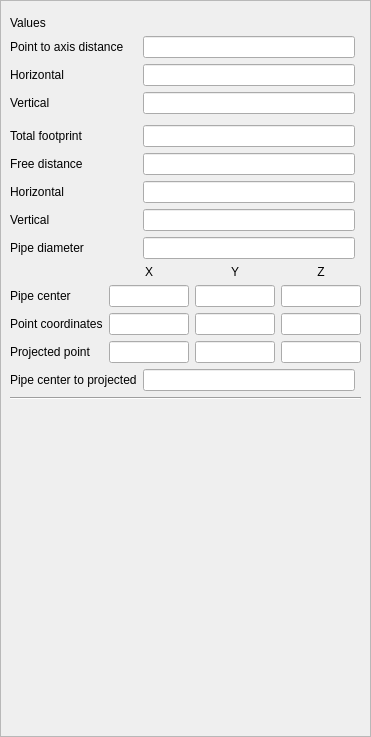
<?xml version="1.0" encoding="UTF-8"?>
<ui version="4.0">
 <class>property_PointToPipeMeasure</class>
 <widget class="QWidget" name="property_PointToPipeMeasure">
  <property name="geometry">
   <rect>
    <x>0</x>
    <y>0</y>
    <width>371</width>
    <height>737</height>
   </rect>
  </property>
  <property name="sizePolicy">
   <sizepolicy hsizetype="Preferred" vsizetype="Preferred">
    <horstretch>0</horstretch>
    <verstretch>0</verstretch>
   </sizepolicy>
  </property>
  <property name="maximumSize">
   <size>
    <width>600</width>
    <height>16777215</height>
   </size>
  </property>
  <property name="windowTitle">
   <string>Point to pipe properties</string>
  </property>
  <layout class="QGridLayout" name="gridLayout_3">
   <property name="leftMargin">
    <number>0</number>
   </property>
   <property name="topMargin">
    <number>0</number>
   </property>
   <property name="rightMargin">
    <number>0</number>
   </property>
   <property name="bottomMargin">
    <number>0</number>
   </property>
   <item row="0" column="0">
    <widget class="QScrollArea" name="scrollArea">
     <property name="widgetResizable">
      <bool>true</bool>
     </property>
     <widget class="QWidget" name="scrollAreaWidgetContents">
      <property name="geometry">
       <rect>
        <x>0</x>
        <y>0</y>
        <width>369</width>
        <height>735</height>
       </rect>
      </property>
      <layout class="QGridLayout" name="gridLayout_2">
       <item row="15" column="0">
        <spacer name="verticalSpacer">
         <property name="orientation">
          <enum>Qt::Vertical</enum>
         </property>
         <property name="sizeHint" stdset="0">
          <size>
           <width>0</width>
           <height>0</height>
          </size>
         </property>
        </spacer>
       </item>
       <item row="5" column="1">
        <spacer name="verticalSpacer_2">
         <property name="orientation">
          <enum>Qt::Vertical</enum>
         </property>
         <property name="sizeType">
          <enum>QSizePolicy::Minimum</enum>
         </property>
         <property name="sizeHint" stdset="0">
          <size>
           <width>5</width>
           <height>5</height>
          </size>
         </property>
        </spacer>
       </item>
       <item row="1" column="0" colspan="2">
        <widget class="QLabel" name="ValuesLabel">
         <property name="text">
          <string>Values</string>
         </property>
        </widget>
       </item>
       <item row="2" column="0">
        <widget class="QLabel" name="PtPDist">
         <property name="text">
          <string>Point to axis distance</string>
         </property>
        </widget>
       </item>
       <item row="3" column="0">
        <widget class="QLabel" name="PtPDist_2">
         <property name="text">
          <string>Horizontal</string>
         </property>
        </widget>
       </item>
       <item row="4" column="0">
        <widget class="QLabel" name="PtPDist_3">
         <property name="text">
          <string>Vertical</string>
         </property>
        </widget>
       </item>
       <item row="6" column="0">
        <widget class="QLabel" name="label_2">
         <property name="text">
          <string>Total footprint</string>
         </property>
        </widget>
       </item>
       <item row="7" column="0">
        <widget class="QLabel" name="FreeDistLabel">
         <property name="text">
          <string>Free distance</string>
         </property>
        </widget>
       </item>
       <item row="8" column="0">
        <widget class="QLabel" name="FDHLabel">
         <property name="text">
          <string>Horizontal</string>
         </property>
        </widget>
       </item>
       <item row="9" column="0">
        <widget class="QLabel" name="FDVLabel">
         <property name="text">
          <string>Vertical</string>
         </property>
        </widget>
       </item>
       <item row="10" column="0">
        <widget class="QLabel" name="PtPDist_8">
         <property name="text">
          <string>Pipe diameter</string>
         </property>
        </widget>
       </item>
       <item row="2" column="1">
        <widget class="QDoubleEdit" name="PToAxeDistInfield">
         <property name="enabled">
          <bool>true</bool>
         </property>
         <property name="frame">
          <bool>true</bool>
         </property>
         <property name="readOnly">
          <bool>true</bool>
         </property>
        </widget>
       </item>
       <item row="3" column="1">
        <widget class="QDoubleEdit" name="HorizontalInfield">
         <property name="enabled">
          <bool>true</bool>
         </property>
         <property name="frame">
          <bool>true</bool>
         </property>
         <property name="readOnly">
          <bool>true</bool>
         </property>
        </widget>
       </item>
       <item row="4" column="1">
        <widget class="QDoubleEdit" name="VerticalInfield">
         <property name="enabled">
          <bool>true</bool>
         </property>
         <property name="frame">
          <bool>true</bool>
         </property>
         <property name="readOnly">
          <bool>true</bool>
         </property>
        </widget>
       </item>
       <item row="6" column="1">
        <widget class="QDoubleEdit" name="totalFootprintLineEdit">
         <property name="enabled">
          <bool>true</bool>
         </property>
         <property name="readOnly">
          <bool>true</bool>
         </property>
        </widget>
       </item>
       <item row="7" column="1">
        <widget class="QDoubleEdit" name="FreeDistInfield">
         <property name="enabled">
          <bool>true</bool>
         </property>
         <property name="frame">
          <bool>true</bool>
         </property>
         <property name="readOnly">
          <bool>true</bool>
         </property>
        </widget>
       </item>
       <item row="8" column="1">
        <widget class="QDoubleEdit" name="FDHInfield">
         <property name="enabled">
          <bool>true</bool>
         </property>
         <property name="frame">
          <bool>true</bool>
         </property>
         <property name="readOnly">
          <bool>true</bool>
         </property>
        </widget>
       </item>
       <item row="9" column="1">
        <widget class="QDoubleEdit" name="FDVInfield">
         <property name="enabled">
          <bool>true</bool>
         </property>
         <property name="frame">
          <bool>true</bool>
         </property>
         <property name="readOnly">
          <bool>true</bool>
         </property>
        </widget>
       </item>
       <item row="10" column="1">
        <widget class="QDoubleEdit" name="PipeDiameterInfield">
         <property name="enabled">
          <bool>true</bool>
         </property>
         <property name="frame">
          <bool>true</bool>
         </property>
         <property name="readOnly">
          <bool>true</bool>
         </property>
        </widget>
       </item>
       <item row="11" column="0" colspan="3">
        <layout class="QGridLayout" name="gridLayout">
         <item row="3" column="3">
          <widget class="QDoubleEdit" name="ProjPointZInfield">
           <property name="enabled">
            <bool>true</bool>
           </property>
           <property name="readOnly">
            <bool>true</bool>
           </property>
          </widget>
         </item>
         <item row="0" column="2">
          <widget class="QLabel" name="YLabel">
           <property name="text">
            <string>Y</string>
           </property>
           <property name="alignment">
            <set>Qt::AlignCenter</set>
           </property>
          </widget>
         </item>
         <item row="0" column="1">
          <widget class="QLabel" name="XLabel">
           <property name="text">
            <string>X</string>
           </property>
           <property name="alignment">
            <set>Qt::AlignCenter</set>
           </property>
          </widget>
         </item>
         <item row="1" column="1">
          <widget class="QDoubleEdit" name="PipeCenterXInfield">
           <property name="enabled">
            <bool>true</bool>
           </property>
           <property name="readOnly">
            <bool>true</bool>
           </property>
          </widget>
         </item>
         <item row="3" column="0">
          <widget class="QLabel" name="ProjectedPointLabel">
           <property name="text">
            <string>Projected point</string>
           </property>
          </widget>
         </item>
         <item row="1" column="2">
          <widget class="QDoubleEdit" name="PipeCenterYInfield">
           <property name="enabled">
            <bool>true</bool>
           </property>
           <property name="readOnly">
            <bool>true</bool>
           </property>
          </widget>
         </item>
         <item row="1" column="0">
          <widget class="QLabel" name="label">
           <property name="text">
            <string>Pipe center</string>
           </property>
          </widget>
         </item>
         <item row="2" column="0">
          <widget class="QLabel" name="PointCoordLabel">
           <property name="text">
            <string>Point coordinates</string>
           </property>
          </widget>
         </item>
         <item row="2" column="1">
          <widget class="QDoubleEdit" name="PointCoordXInfield">
           <property name="enabled">
            <bool>true</bool>
           </property>
           <property name="readOnly">
            <bool>true</bool>
           </property>
          </widget>
         </item>
         <item row="3" column="1">
          <widget class="QDoubleEdit" name="ProjPointXInfield">
           <property name="enabled">
            <bool>true</bool>
           </property>
           <property name="readOnly">
            <bool>true</bool>
           </property>
          </widget>
         </item>
         <item row="0" column="3">
          <widget class="QLabel" name="ZLabel">
           <property name="text">
            <string>Z</string>
           </property>
           <property name="alignment">
            <set>Qt::AlignCenter</set>
           </property>
          </widget>
         </item>
         <item row="2" column="3">
          <widget class="QDoubleEdit" name="PointCoordZInfield">
           <property name="enabled">
            <bool>true</bool>
           </property>
           <property name="readOnly">
            <bool>true</bool>
           </property>
          </widget>
         </item>
         <item row="1" column="3">
          <widget class="QDoubleEdit" name="PipeCenterZInfield">
           <property name="enabled">
            <bool>true</bool>
           </property>
           <property name="readOnly">
            <bool>true</bool>
           </property>
          </widget>
         </item>
         <item row="3" column="2">
          <widget class="QDoubleEdit" name="ProjPointYInfield">
           <property name="enabled">
            <bool>true</bool>
           </property>
           <property name="readOnly">
            <bool>true</bool>
           </property>
          </widget>
         </item>
         <item row="2" column="2">
          <widget class="QDoubleEdit" name="PointCoordYInfield">
           <property name="enabled">
            <bool>true</bool>
           </property>
           <property name="readOnly">
            <bool>true</bool>
           </property>
          </widget>
         </item>
        </layout>
       </item>
       <item row="12" column="0">
        <widget class="QLabel" name="PtPDist_4">
         <property name="text">
          <string>Pipe center to projected</string>
         </property>
        </widget>
       </item>
       <item row="12" column="1">
        <widget class="QDoubleEdit" name="PipeCenterProjInfield">
         <property name="enabled">
          <bool>true</bool>
         </property>
         <property name="frame">
          <bool>true</bool>
         </property>
         <property name="readOnly">
          <bool>true</bool>
         </property>
        </widget>
       </item>
       <item row="13" column="0" colspan="3">
        <widget class="Line" name="line_2">
         <property name="orientation">
          <enum>Qt::Horizontal</enum>
         </property>
        </widget>
       </item>
       <item row="0" column="0" colspan="3">
        <widget class="GenericPropertiesHead" name="genericPropsHeadWidget" native="true"/>
       </item>
       <item row="14" column="0" colspan="3">
        <widget class="GenericPropertiesFeet" name="genericPropsFeetWidget" native="true"/>
       </item>
      </layout>
     </widget>
    </widget>
   </item>
  </layout>
 </widget>
 <customwidgets>
  <customwidget>
   <class>GenericPropertiesHead</class>
   <extends>QWidget</extends>
   <header location="global">GenericPropertiesHead.h</header>
   <container>1</container>
  </customwidget>
  <customwidget>
   <class>GenericPropertiesFeet</class>
   <extends>QWidget</extends>
   <header>GenericPropertiesFeet.h</header>
   <container>1</container>
  </customwidget>
  <customwidget>
   <class>QDoubleEdit</class>
   <extends>QLineEdit</extends>
   <header>qdoubleedit.h</header>
  </customwidget>
 </customwidgets>
 <tabstops>
  <tabstop>scrollArea</tabstop>
  <tabstop>PToAxeDistInfield</tabstop>
  <tabstop>HorizontalInfield</tabstop>
  <tabstop>VerticalInfield</tabstop>
  <tabstop>totalFootprintLineEdit</tabstop>
  <tabstop>FreeDistInfield</tabstop>
  <tabstop>FDHInfield</tabstop>
  <tabstop>FDVInfield</tabstop>
  <tabstop>PipeDiameterInfield</tabstop>
  <tabstop>PipeCenterXInfield</tabstop>
  <tabstop>PipeCenterYInfield</tabstop>
  <tabstop>PipeCenterZInfield</tabstop>
  <tabstop>PointCoordXInfield</tabstop>
  <tabstop>PointCoordYInfield</tabstop>
  <tabstop>PointCoordZInfield</tabstop>
  <tabstop>ProjPointXInfield</tabstop>
  <tabstop>ProjPointYInfield</tabstop>
  <tabstop>ProjPointZInfield</tabstop>
  <tabstop>PipeCenterProjInfield</tabstop>
 </tabstops>
 <resources>
  <include location="../../../openscantools.qrc"/>
 </resources>
 <connections/>
</ui>
